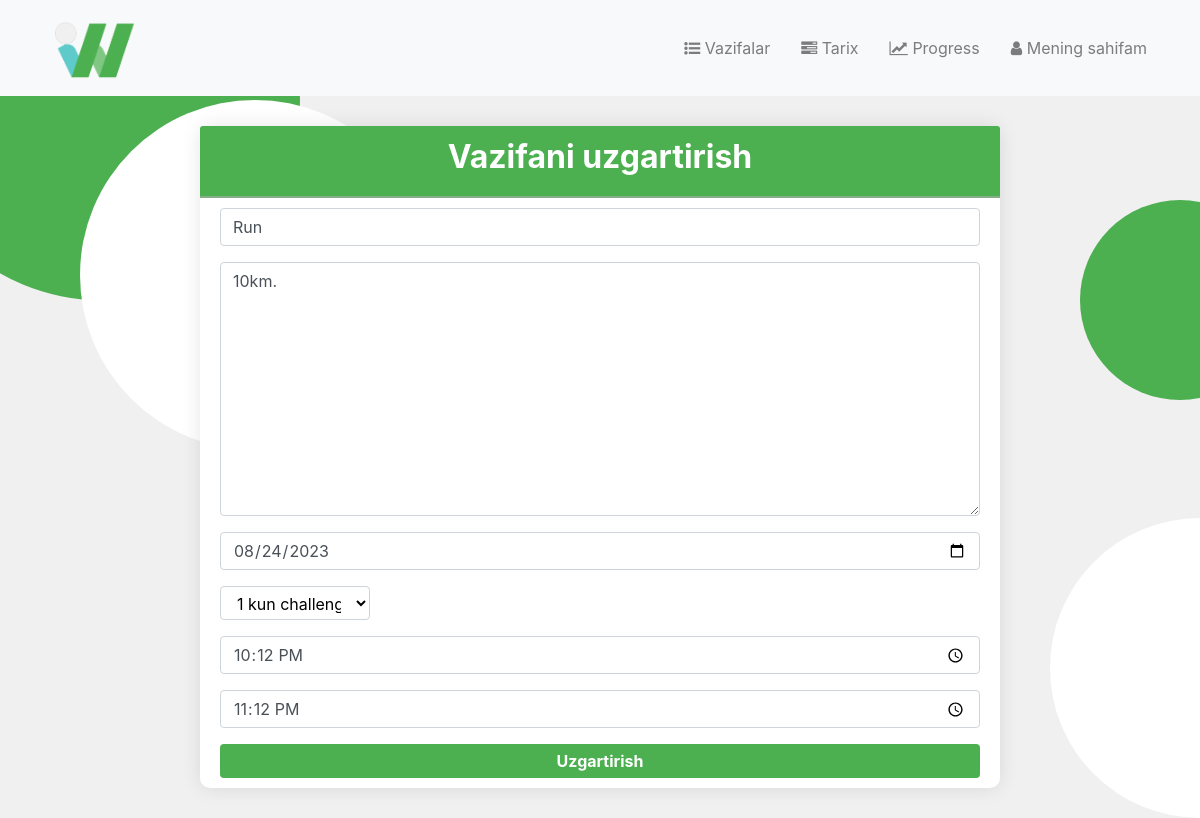
The page /readVazifa/156/update/ (signed in) on the database its author committed.
### to_do_list/models.py (models this page shows, shortened)
class VazifaModel(models.Model):
    foydalanuvchi = models.ForeignKey(User, on_delete=models.CASCADE, null=True, blank=True)
    sarlavha = models.CharField(verbose_name="vazifa", max_length=200)
    tuliq_malumot = models.TextField()
    boshlanish_vaqti = models.TimeField(null=True, blank=True)
    tugatish_muddati = models.TimeField(null=True, blank=True)
    bajarilgan_date = models.ForeignKey(DateBajarildiModel, on_delete=models.CASCADE, null=True, blank=True)
    bajarilgan_vaqt =  models.TimeField(null=True, blank=True)
    bajarildi = models.BooleanField(default=False)

### to_do_list/views.py (the view)
# urls.py: path("readVazifa/<int:idMe>/update/", views.updateVazifa, name='updateVazifa'),
@login_required
def updateVazifa(request, idMe):
    objVazifa = get_object_or_404(VazifaModel, id=idMe)
    if request.method == 'POST':
        formMe =  VazifaPostForm(request.POST, instance=objVazifa)
        if formMe.is_valid():
            formMe.save()
            return redirect('readVazifa')
    else:
        formMe =  VazifaPostForm(instance=objVazifa)
    return render(request, 'to_do_list/updateVazifa.html', {'formMe': formMe})

### to_do_list/forms.py
class VazifaPostForm(forms.ModelForm):
    input_date = forms.DateField(
        label='Select a Date',
        widget=forms.DateInput(attrs={'type': 'date'}),
    )
    challenge = forms.ChoiceField(label='Challenge', choices=[])
    def __init__(self, *args, **kwargs):
        super().__init__(*args, **kwargs)
        self.fields['input_date'].initial = timezone.localdate()
        self.fields['challenge'].choices = self.get_challenge_choices()
    def get_challenge_choices(self):
        days_of_month = [(str(day), f"{day} kun challenge") for day in range(1, 32)]
        return days_of_month
    class Meta:
        model = VazifaModel
        fields = ["sarlavha", "tuliq_malumot", 'input_date', 'challenge', 'boshlanish_vaqti', "tugatish_muddati", 'bajarildi']
        widgets = {
            'boshlanish_vaqti': forms.TimeInput(attrs={'type': 'time'}),
            'tugatish_muddati': forms.TimeInput(attrs={'type': 'time'}),
        }

### to_do_list/templates/to_do_list/updateVazifa.html (shortened to what this page needs)
{% extends 'to_do_list/layout.html' %}
{% load django_bootstrap5 %}
{% load static %}
{% block head %}
    <link rel="stylesheet" href="{% static 'to_do_list/read_style.css' %}">
{% endblock %}
{% block content %}
    <div class="container">
        <div class="row justify-content-center">
            <div class="card">
                <div class="card-header">
                    <h2>Vazifani uzgartirish<h2>
                </div>
                <div class="card-body">
                    <form method="post" action="." class="form">
                            {% bootstrap_form formMe %}
                        <button type="submit" class="btn btn-block"><strong>Uzgartirish</strong></button>
                    </form>
                </div>
            </div>
        </div>
    </div>
{% endblock %}

### to_do_list/static/to_do_list/read_style.css (style rules this page uses)
.form-group input, .form-group textarea, .form-group select { border: 1px solid #ced4da; border-radius: 0.25rem; padding: 0.375rem 0.75rem; }
body { background-color: #f0f0f0; padding: 20px; }
.card { max-width: 800px; width: 800px; margin: 10px; border: none; border-radius: 10px; background-color: #fff; box-shadow: 0 0 20px rgba(0, 0, 0, 0.1); }
.card-header { background-color: #4caf50; color: #fff; text-align: center; font-weight: bold; border-bottom: none; border-top-left-radius: 10px; border-top-right-radius: 10px; border-bottom: 2px solid rgba(173, 173, 173, 0.603); }
.card-body { margin-top: -10px; margin-bottom: -10px; }
.card-header h2 { font-weight: 700; }
.btn { background-color: #4caf50; border: none; color: white; padding: 5px 9px; font-size: 16px; cursor: pointer; display: block; margin-right: 5px; }
select { width: 150px; padding: 5px 5px 5px 5px; font-size: 16px; border: 1px solid #CCC; border-radius: 5px; height: 34px; background-color: #ffffff; }

### rows shown on the page
VazifaModel: sarlavha "Run", tuliq_malumot "10km.", boshlanish_vaqti "22:12:00", tugatish_muddati "23:12:00"
